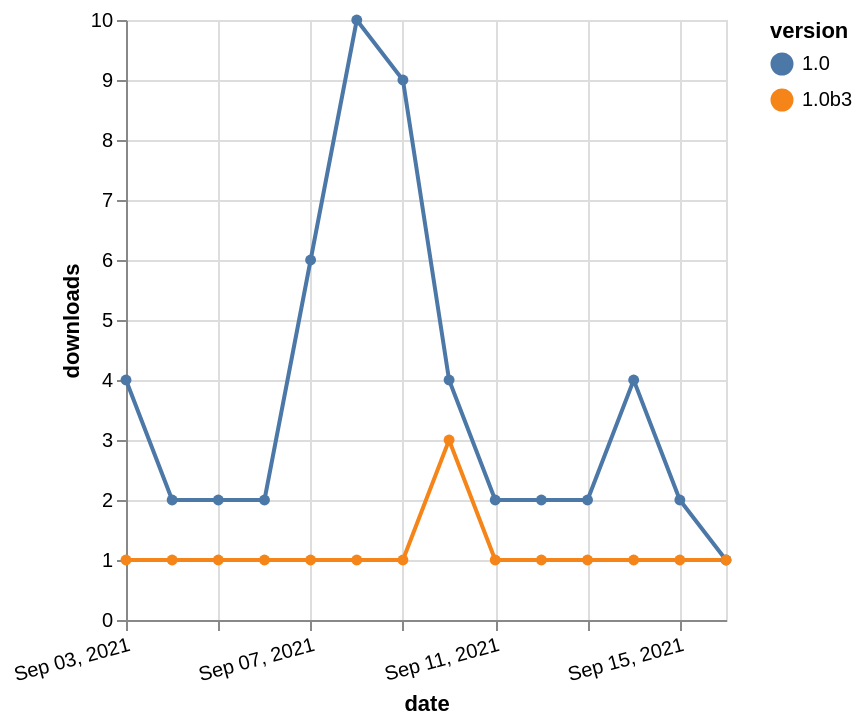

Write a Vega-Lite specification for this figure.
### Vega-Lite specification from a JSON file in a GitHub repository (floating-point values rounded to 4 significant figures)
{"$schema": "https://vega.github.io/schema/vega-lite/v5.json", "description": "A simple bar chart with embedded data.", "data": {"values": [{"date": "2021-09-03", "total": 1568, "delta": 4, "version": "1.0"}, {"date": "2021-09-04", "total": 1570, "delta": 2, "version": "1.0"}, {"date": "2021-09-05", "total": 1572, "delta": 2, "version": "1.0"}, {"date": "2021-09-06", "total": 1574, "delta": 2, "version": "1.0"}, {"date": "2021-09-07", "total": 1580, "delta": 6, "version": "1.0"}, {"date": "2021-09-08", "total": 1590, "delta": 10, "version": "1.0"}, {"date": "2021-09-09", "total": 1599, "delta": 9, "version": "1.0"}, {"date": "2021-09-10", "total": 1603, "delta": 4, "version": "1.0"}, {"date": "2021-09-11", "total": 1605, "delta": 2, "version": "1.0"}, {"date": "2021-09-12", "total": 1607, "delta": 2, "version": "1.0"}, {"date": "2021-09-13", "total": 1609, "delta": 2, "version": "1.0"}, {"date": "2021-09-14", "total": 1613, "delta": 4, "version": "1.0"}, {"date": "2021-09-15", "total": 1615, "delta": 2, "version": "1.0"}, {"date": "2021-09-16", "total": 1616, "delta": 1, "version": "1.0"}, {"date": "2021-09-03", "total": 289, "delta": 1, "version": "1.0b3"}, {"date": "2021-09-04", "total": 290, "delta": 1, "version": "1.0b3"}, {"date": "2021-09-05", "total": 291, "delta": 1, "version": "1.0b3"}, {"date": "2021-09-06", "total": 292, "delta": 1, "version": "1.0b3"}, {"date": "2021-09-07", "total": 293, "delta": 1, "version": "1.0b3"}, {"date": "2021-09-08", "total": 294, "delta": 1, "version": "1.0b3"}, {"date": "2021-09-09", "total": 295, "delta": 1, "version": "1.0b3"}, {"date": "2021-09-10", "total": 298, "delta": 3, "version": "1.0b3"}, {"date": "2021-09-11", "total": 299, "delta": 1, "version": "1.0b3"}, {"date": "2021-09-12", "total": 300, "delta": 1, "version": "1.0b3"}, {"date": "2021-09-13", "total": 301, "delta": 1, "version": "1.0b3"}, {"date": "2021-09-14", "total": 302, "delta": 1, "version": "1.0b3"}, {"date": "2021-09-15", "total": 303, "delta": 1, "version": "1.0b3"}, {"date": "2021-09-16", "total": 304, "delta": 1, "version": "1.0b3"}]}, "width": "container", "mark": {"type": "line", "point": {"filled": true}}, "encoding": {"x": {"field": "date", "type": "temporal", "timeUnit": "yearmonthdate", "title": "date", "axis": {"labelAngle": -15}}, "y": {"field": "delta", "type": "quantitative", "title": "downloads"}, "color": {"field": "version", "type": "nominal"}, "tooltip": {"field": "delta"}}}
